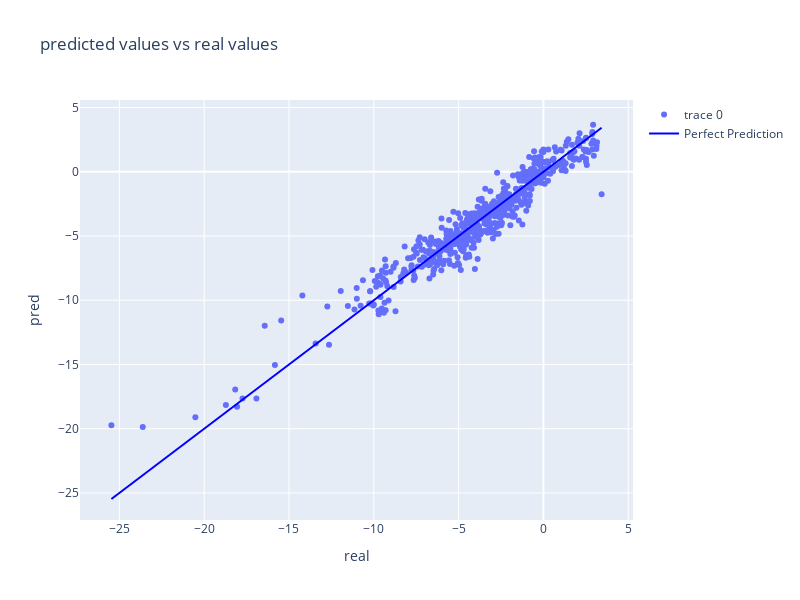

The code cell stored with this chart in its notebook:
### Code cell
import plotly.graph_objects as go
from plotly.offline import iplot

trace = go.Scatter(x = y_real,y = y_pred, mode = "markers")
line_trace = go.Scatter(x = [min(y_real), max(y_real)],
                        y = [min(y_real), max(y_real)],
                        mode = "lines",
                        marker=dict(color='blue'),
                        name='Perfect Prediction')
layout = go.Layout(title = "predicted values vs real values", xaxis=dict(title = "real"),
                   yaxis = dict(title = "pred"), width = 800, height = 600)

figure = go.Figure(data = [trace, line_trace], layout=layout)

iplot(figure)

### Figure 1 — Plotly figure (JSON) as saved in the notebook; plotly's stock layout.template omitted (floating-point values rounded to 4 significant figures; data arrays with more than 128 entries replaced by an {"elided": "..."} marker saying what was removed)
{"data": [{"mode": "markers", "type": "scatter", "x": {"elided": "576 float values"}, "y": {"elided": "576 float values"}}, {"marker": {"color": "blue"}, "mode": "lines", "name": "Perfect Prediction", "type": "scatter", "x": [-25.47, 3.43], "y": [-25.47, 3.43]}], "layout": {"height": 600, "title": {"text": "predicted values vs real values"}, "width": 800, "xaxis": {"title": {"text": "real"}}, "yaxis": {"title": {"text": "pred"}}}}
